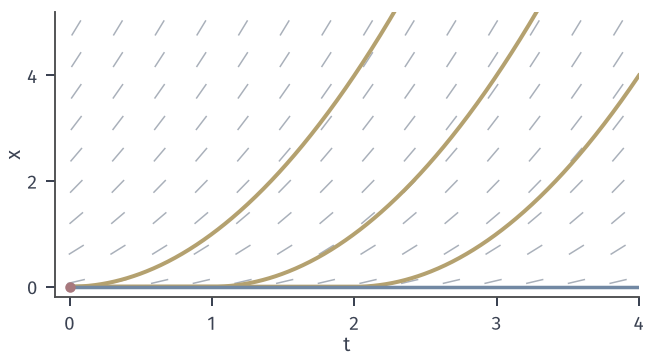

Reproduce this figure in Python.
from pathlib import Path
import sys
sys.path.insert(0, str(Path(__file__).resolve().parents[1]/"ivp-common"))
from ivp_common import *
HERE = Path(__file__).resolve().parent

# 目标：x'=2 sqrt|x|，x(0)=0 的零解与从零离开的解族，说明除以零点前必须检查。
fig, ax = figure(width_mm=92, height_mm=50)
panel(fig, .085, .98, .965, .16)
ax.set_xlim(-.1, 4); ax.set_ylim(-.2, 5.2); ax.set_xticks([0, 1, 2, 3, 4]); ax.set_yticks([0, 2, 4])
ax.set_xlabel('$t$', labelpad=1); ax.set_ylabel('$x$', labelpad=1)
slope_field(ax, lambda t, x: 2*np.sqrt(abs(x)), nt=14, nx=9, length_mm=2.5)
t = np.linspace(0, 4, 800)
for c in (0, 1, 2):
    ax.plot(t, np.where(t >= c, (t - c)**2, 0), color=YELLOW, lw=1.6, zorder=3)
ax.plot(t, 0*t, color=BLUE, lw=1.4, zorder=4)
dot(ax, 0, 0)
save(fig, HERE, 'figure', {'formula': "x'=2 sqrt|x|", 'departures_c': [0, 1, 2]})
